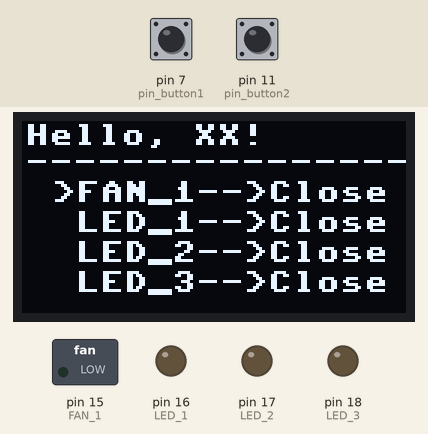
Bench run of a program on a simulated MicroPython board. Parts: 128×64 one-colour display, switched loads named in the program (green lamp = pin HIGH), output pins drawn as LEDs (lit = HIGH). Dashed ring = blinking. Inputs (shaded band) come from the test bench; at power-on: pin 7 (pin_button1) LOW, pin 11 (pin_button2) LOW. Library files of the repository ran but are not shown: ssd1306.py; pins used as bus, display or sensor lines are not drawn.

Above: at 1.2 s.
1.3 s: pin 7 (pin_button1) pulled HIGH for 1 s
At 1.44 s:
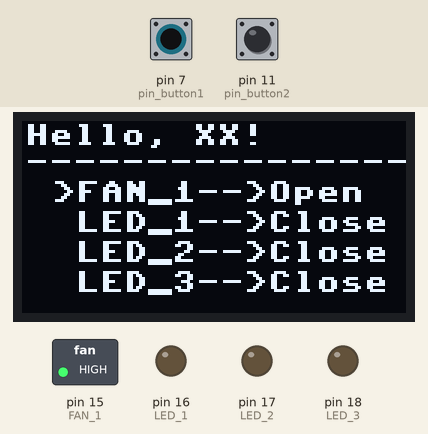
3.8 s: pin 11 (pin_button2) pulled HIGH for 1 s
At 5.9 s:
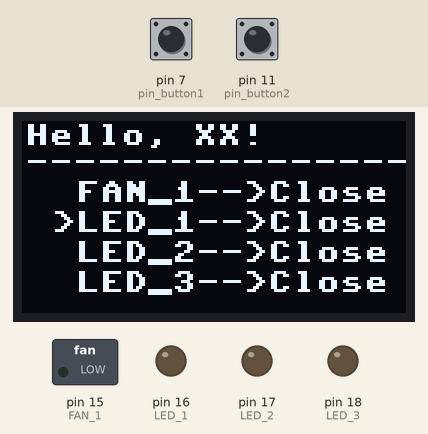
6.3 s: pin 7 (pin_button1) pulled HIGH for 0.15 s
At 6.9 s:
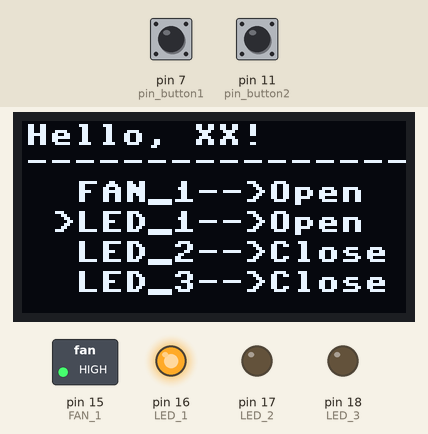
8.0 s: pin 11 (pin_button2) pulled HIGH for 0.15 s
At 9.2 s:
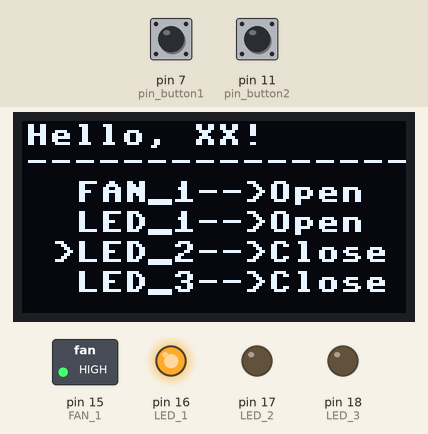
9.6 s: pin 7 (pin_button1) pulled HIGH for 0.15 s
At 10.6 s:
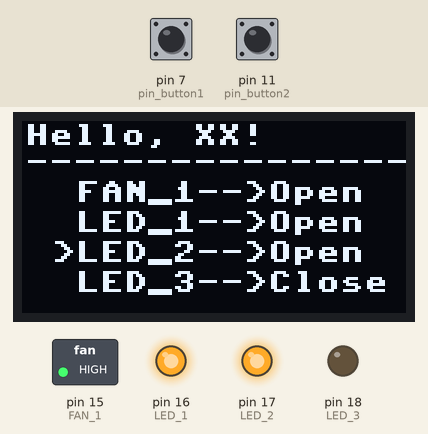
11.2 s: pin 11 (pin_button2) pulled HIGH for 3.2 s
At 11.34 s:
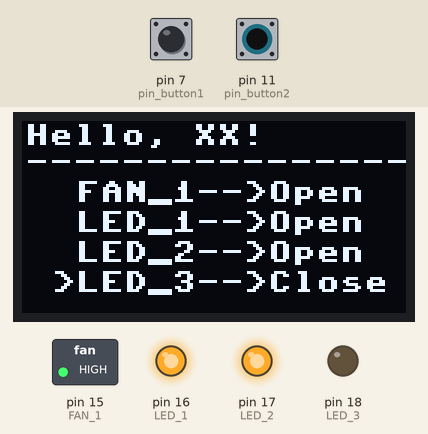
Timing chart, 0 to 14.2 s (numbered marks = the images above; inputs shaded):
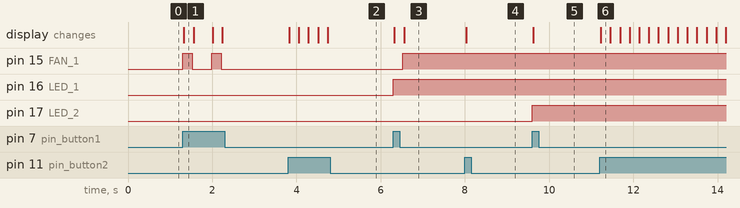

The program:

electric.py
```python
# 这里是存放继电器模块的
from machine import Pin
import time
from oled import *

setting = {
    "FAN_1" : Pin(15, Pin.OUT),
    "LED_1" : Pin(16, Pin.OUT),
    "LED_2" : Pin(17, Pin.OUT),
    "LED_3" : Pin(18, Pin.OUT),
}
def test():

    up_oled(setting)
    time.sleep(1)
    setting["FAN_1"].value(1)
    up_oled(setting)

    time.sleep(1)
    setting["FAN_1"].value(0)
    up_oled(setting)

pin_button1 = Pin(7, Pin.IN, Pin.PULL_DOWN)
pin_button2 = Pin(11, Pin.IN, Pin.PULL_DOWN)


def test2():
    vcc1 = Pin(6, Pin.OUT)
    vcc2 = Pin(10,Pin.OUT)
    vcc1.value(1)
    vcc2.value(1)

    #菜单
    menus = ['FAN_1', 'LED_1', 'LED_2', 'LED_3']


    index = 0
    up_oled(index,setting)
    try:
        while True:
            if pin_button1.value() == 1:
                # 切换当前选中设置项的状态
                v = 1 if setting[menus[index]].value() == 0 else 0
                setting[menus[index]].value(v)
                up_oled(index, setting)
                time.sleep(0.2)

                # 如果是直接关闭风扇 就关闭所有的灯
                if index == 0 and v ==  0:
                    for i in range(1, 4):
                        setting[menus[i]].value(0)  # 关闭每个灯
                    up_oled(index, setting)
                    time.sleep(0.2)

                # 检查是否有灯开启，如果有，则确保风扇开启
                lights_on = any(setting[menus[i]].value() for i in range(1, 4))
                if lights_on:
                    setting[menus[0]].value(1)  # 开启风扇
                    up_oled(index, setting)
                    time.sleep(0.2)


            #光标切换
            if pin_button2.value() == 1:
                index += 1
                if index == 4:
                    index = 0
                up_oled(index,setting)
                time.sleep(0.2)
    except:
        print("end")
    finally:
        oled_close()

if __name__ == '__main__':
    test2()
```

oled.py
```python
from machine import Pin, SoftI2C

from time import sleep
from libs.ssd1306 import SSD1306_I2C
i2c = SoftI2C(scl=Pin(4), sda=Pin(5),freq=400000)
# 创建 OLED 对象
oled = SSD1306_I2C(width=128, height=64, i2c=i2c)

# 清屏
oled.fill(0)


menus = ['FAN_1', 'LED_1', 'LED_2', 'LED_3']


def wifi_info(wifi_wlan):
    oled.text('Hello, !', 1, 1)
    oled.text('My IP is ', 1, 10)
    oled.text(wifi_wlan[0],1,20)
    oled.show()


def up_oled(index,setting):
    #index = index
    #time = 0
    oled.fill(0)
    oled.text('Hello, XX!', 1, 1)
    oled.text('-'*90, 1, 10)

    for i  in [0,1,2,3]:
        oled.text((">"if index == i else " ") + menus[i] + "-->" + ("Open" if setting[menus[i]].value() ==1  else "Close")
                  ,10,i*10+20)
    oled.show()
def oled_close():
    oled.fill(0)
    oled.show()


if __name__ == '__main__':
    # from electric  import setting
    # up_oled(setting)

    oled.text('Hello, XX!', 1, 1)
    oled.text('-'*90, 1, 10)
    oled.show()
```

Measured:
- after the input at 1.3 s, pin 15 (FAN_1): alternates HIGH for 0.23 s and LOW for 0.46 s, 4 changes in all, then stays LOW, starting at once; the display: changes at once (image 1)
- after the input at 3.8 s, the display: changes at once (image 2)
- after the input at 6.3 s, pin 15 (FAN_1): LOW → HIGH after 0.23 s; pin 16 (LED_1): LOW → HIGH at once; the display: first changes at once (image 3 shows a later state)
- after the input at 8.0 s, the display: changes at once (image 4)
- after the input at 9.6 s, pin 17 (LED_2): LOW → HIGH at once; the display: changes at once (image 5)
- after the input at 11.2 s, the display: changes at once (image 6)
